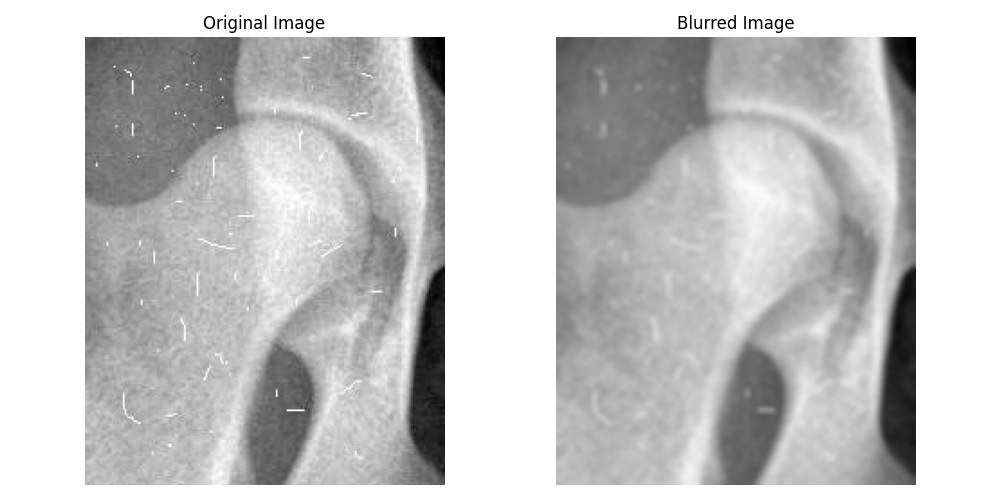

The script that drew this image:
import cv2
import matplotlib.pyplot as plt

def apply_gaussian_filter(image_path, kernel_size=5, sigma=1.0):
    # Load the image
    image = cv2.imread(image_path)
    
    # Apply Gaussian blur
    blurred_image = cv2.GaussianBlur(image, (kernel_size, kernel_size), sigma)
    
    return blurred_image

# Input image path
input_image_path = 'C:\\Users\\estir\\Downloads\\Example-.png'

# Apply Gaussian filter
blurred_image = apply_gaussian_filter(input_image_path, kernel_size=5, sigma=1.5)

# Display original and blurred images using matplotlib
plt.figure(figsize=(10, 5))

# Original image
plt.subplot(1, 2, 1)
plt.imshow(cv2.cvtColor(cv2.imread(input_image_path), cv2.COLOR_BGR2RGB))
plt.title('Original Image')
plt.axis('off')

# Blurred image
plt.subplot(1, 2, 2)
plt.imshow(cv2.cvtColor(blurred_image, cv2.COLOR_BGR2RGB))
plt.title('Blurred Image')
plt.axis('off')

plt.tight_layout()
plt.show()
